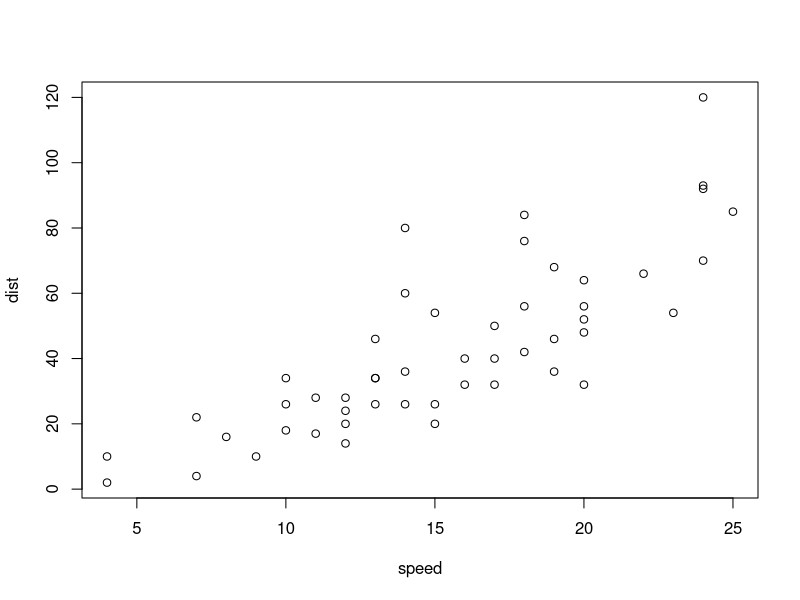
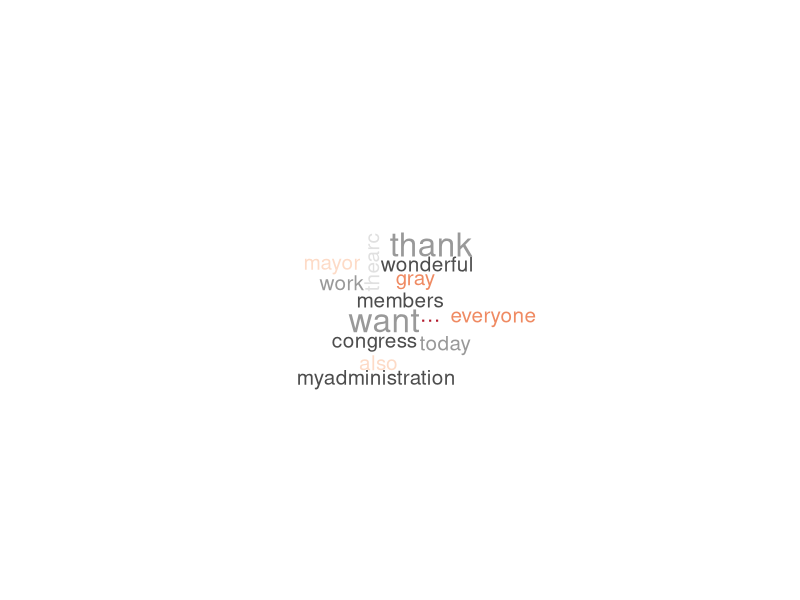
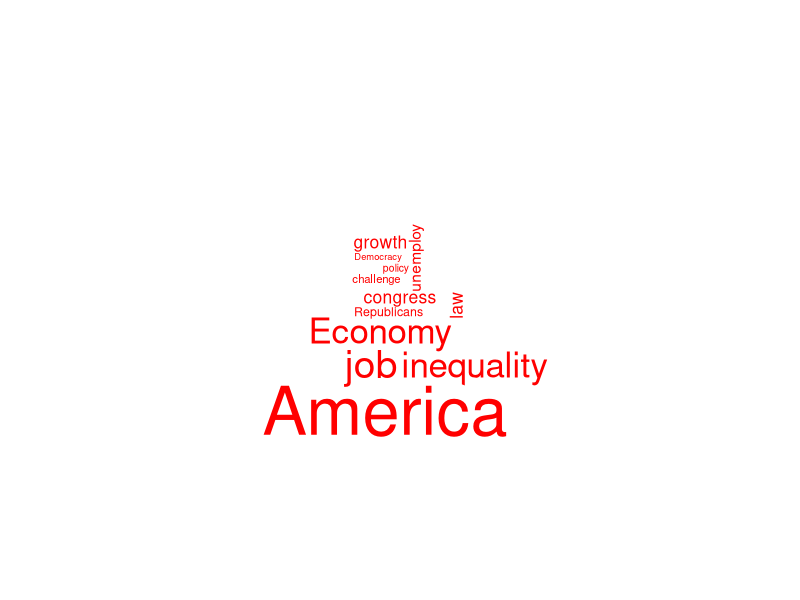

The R script that drew these images, in order: (Note: this script raises an error after producing the figures.)
## ---- chunk 1
x <- 20
if(x < 10){
  x <- x + 1
}else{
  x <- x - 1
}
## ---- chunk 2
ifelse(2 < 4, 'yes', 'noooo')
## ---- chunk 3
m <- c(2,5,10)
for(i in m){
  m <- sqrt(i)
  cat("sqrt(" ,i, "): ", m, "\n")
}
## ---- chunk 4
sum <- 0
i <- 0
while(i <= 10){
  sum <- i + sum
  print(sum)
  i <- i + 1
}
sum
## ---- chunk 5
mm <- matrix(1:12,3); mm
apply(mm, MARGIN = 1, FUN = sum)
## ---- chunk 6
plot(cars)
## ---- chunk 7
library(wordcloud)
library(RColorBrewer)
# The RColorBrewer package provides us with a range of color palettes that can be used via the brewer.pal() function in our word cloud
pal = brewer.pal(6,"RdGy")
wordcloud("I also want to thank all the members of Congress and myadministration who are here today for the wonderful work that they do.  I want to thank Mayor Gray and everyone here at THEARC for having me….", min.freq = 1, scale=c(2,0.5), random.color = TRUE, color = pal)

## ---- chunk 8
wordcloud(c("inequality","law","policy","unemploy","job","Economy","Democracy","Republicans","challenge","congress","America","growth"),freq=c(26,9,2,7,30,26,1,4,3,9,57,9), min.freq = 0, col = "red")
## ---- chunk 9
require(ggplot2)
ng <- c("((The United States is + The United States has) / The United States)",
      "((The United States are + The United States have) / The United States)")
ggram(ng, year_start = 1800, google_theme = TRUE) +
  theme(legend.direction = "vertical")
